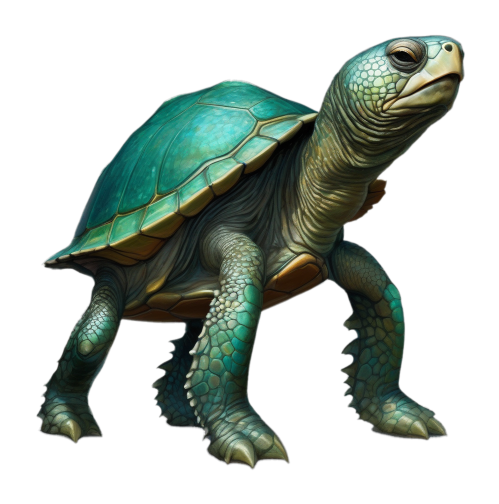
#> input picture tools/assets/ko-gen/sources/glimmaw-96303-cut.png, 998 x 1008 px (shown at 1/2 size)
$ python ko-rigonly.py out.png
#> lines starting #> are read from the running program, lines starting #| are printed output that depends on the picture
"""Rig-only KO frame generator (option A, ko-rigonly-plan r5).

Usage: python -I tools/assets/ko-gen/ko-rigonly.py <outdir> [hero ...]
Reads public/assets/img/map/<hero>Large.png (read-only), writes
<outdir>/<hero>_ko.png and <outdir>/sheet.png (before/after contact sheet).
Per-hero KO (art-director verdict 2026-11-20): fiara = flame-collapse (y 0.35,
ember red, faded tongues, sparks, scorch decal); treenoc = topple about the root
base (-80 deg then +4 settle, no squash); pax = same rotate, dropped to touch the
shadow; glimmaw = approved turtle cutout flipped (see R24_MODE). Every hero anchors at floor contact.
Base recipe: rotate -78 deg, y-squash 0.9, desaturate 25%, darken 15%,
soft ground shadow. Output canvas is padded so the whole body keeps a margin.
"""
import sys
from pathlib import Path
from PIL import Image, ImageChops, ImageEnhance, ImageFilter, ImageDraw

ROOT = Path(__file__).resolve().parents[3]
SRC = ROOT / "public/assets/img/map"
HEROES = ["glimmaw", "treenoc", "pax", "brazgor", "kindrel", "durrok", "hyalia", "zephra", "quarrak", "ouroth", "vortigal"]  # shipped set; fiara, umbrel, nykra, abyssor are parked and must be named explicitly
ANGLE, SQUASH, DESAT, DARK, MARGIN = -78, 0.9, 0.25, 0.15, 24
# Roster24 stills start from the rig's own source painting (the map/*Large.png of some of them is an older design): hero -> mode.
PORTRAIT_SRC = ROOT / "imgWorkArea/portrait-src"
# glimmaw: the approved turtle cutout, flipped onto its shell and leaned +18 so the shell rests on the shadow (lean -7 left it floating).
R24_MODE = {"brazgor": "flip", "kindrel": "side", "durrok": "flip", "hyalia": "flip", "nykra": "tip", "zephra": "tip", "abyssor": "tip",
            "quarrak": "flip", "umbrel": "tip", "glimmaw": "flip", "ouroth": "flip", "vortigal": "flip"}
# Umbrel/Ouroth/Vortigal (cut3 and the two ko cutouts, flat #808080, keyed by key_gray) are KO candidates, not shipped: umbrel tip -100 sink 8 puts the cap rim and a foot on the shadow; ouroth and vortigal flip (default lean).
# Heroes whose source is an art-director-approved rig-matching RGBA cutout (committed under sources/, provenance in sources/approval*.json).
SOURCES = Path(__file__).resolve().parent / "sources"
TIP_PARAMS = {"nykra": (-100, 0.85, 2), "umbrel": (-75, 0.85, 6)}  # angle, y-squash, sink
FLIP_LEAN = {"glimmaw": 18}  # degrees; default -7
CUTOUTS = {"quarrak": "quarrak-96214-cut.png", "umbrel": "umbrel-96104-cut3.png", "nykra": "nykra-94301-cut5.png", "glimmaw": "glimmaw-96303-cut.png",
            "ouroth": "ouroth-ko-cut.png", "vortigal": "vortigal-ko-cut.png"}


def key_gray(im: Image.Image, bg: int = 128, lo: int = 8, hi: int = 26) -> Image.Image:
    """Key a flat #808080 background (sources without alpha): soft ramp on max channel distance (lo..hi), including enclosed gaps. Sources that already have alpha pass through."""
    im = im.convert("RGBA")
    if im.getchannel("A").getextrema()[0] < 255:
        return im
    rgb = im.convert("RGB")
    chans = [ImageChops.difference(c, Image.new("L", im.size, bg)) for c in rgb.split()]
    d = ImageChops.lighter(ImageChops.lighter(chans[0], chans[1]), chans[2])
    alpha = d.point(lambda v: max(0, min(255, round((v - lo) * 255 / (hi - lo)))))  # global key: enclosed gaps between legs/coils are background too
    alpha = alpha.filter(ImageFilter.MinFilter(3)).filter(ImageFilter.MaxFilter(3))  # drop 1 px specks
    im.putalpha(alpha)
    return im


# New-hero cleanup only (shipped stills must stay byte-identical): per-hero source matte tweaks, applied after keying.
KEY_PARAMS = {"umbrel": (16, 40)}   # wider key (lo, hi): drops the grey ground haze round the feet
ERODE = {"ouroth": 1, "umbrel": 1}  # px alpha erode (MinFilter) to lose the grey fringe
CLOSE = {"umbrel": 6}               # px morphological close of the alpha: fills interior pinholes
FEATHER = {"umbrel": 0.5}           # px blur of the final alpha edge
TOP_PAD = {"vortigal": 8}           # extra canvas px above the body (talon tips)
NO_SHADOW = {"vortigal"}            # no baked ground shadow


def clean_matte(im: Image.Image, hero: str) -> Image.Image:
    a = im.getchannel("A")
    r = CLOSE.get(hero, 0)
    if r:
        a = ImageChops.lighter(a.filter(ImageFilter.MaxFilter(2 * r + 1)).filter(ImageFilter.MinFilter(2 * r + 1)), a)
    for _ in range(ERODE.get(hero, 0)):
        a = a.filter(ImageFilter.MinFilter(3))
    if FEATHER.get(hero):
        a = a.filter(ImageFilter.GaussianBlur(FEATHER[hero]))
    out = im.copy()
    out.putalpha(a)
    return out


def stage(body: Image.Image, sink: int = 2, scorch: bool = False, top_pad: int = 0, shadow: bool = True) -> Image.Image:
    """Put body on a canvas with a floor shadow; body bottom sinks `sink` px below floor line."""
    w, h = body.size
    cw, ch = w + 2 * MARGIN + 40, h + 2 * MARGIN + 20 + top_pad
    floor = ch - MARGIN - 6
    canvas = Image.new("RGBA", (cw, ch))
    if scorch:
        sc = Image.new("RGBA", (cw, ch))
        ImageDraw.Draw(sc).ellipse([MARGIN - 8, floor - 14, cw - MARGIN + 8, floor + 12], fill=(12, 6, 4, 235))
        canvas = Image.alpha_composite(canvas, sc.filter(ImageFilter.GaussianBlur(7)))
    if shadow:
        sh = Image.new("RGBA", (cw, ch))
        ImageDraw.Draw(sh).ellipse([(cw - w) // 2 - 6, floor - h * 0.08, (cw + w) // 2 + 6, floor + 10], fill=(0, 0, 0, 150))
        canvas = Image.alpha_composite(canvas, sh.filter(ImageFilter.GaussianBlur(8)))
    canvas.alpha_composite(body, ((cw - w) // 2, floor + sink - h))
    return canvas


def tint(im: Image.Image, desat: float, dark: float) -> Image.Image:
    a = im.getchannel("A")
    rgb = ImageEnhance.Brightness(ImageEnhance.Color(im.convert("RGB")).enhance(1 - desat)).enhance(1 - dark)
    out = rgb.convert("RGBA")
    out.putalpha(a)
    return out


# [44 lines left out: functions ko_fiara, ko_treenoc, not called in this run]


def ko_flip(src: Image.Image, sink: int = 2, lean: int = -7, hero: str = "") -> Image.Image:
    """Quadruped KO: rolled onto its back, legs in the air (a vertical flip about the floor line, small lean, y-squash), tinted."""
    im = src.convert("RGBA")
    im = im.crop(im.getbbox())
    flipped = im.transpose(Image.FLIP_TOP_BOTTOM)
    pad = Image.new("RGBA", (flipped.width + 120, flipped.height + 120))
    pad.paste(flipped, (60, 60))
    rot = pad.rotate(lean, resample=Image.BICUBIC, expand=True)
    rot = rot.crop(rot.getbbox())
    rot = rot.resize((rot.width, round(rot.height * 0.82)), Image.LANCZOS)
    return stage(tint(rot, 0.22, 0.14), sink=sink, top_pad=TOP_PAD.get(hero, 0), shadow=hero not in NO_SHADOW)


# [23 lines left out: functions ko_side, ko_tip, not called in this run]


def ko_frame(src: Image.Image, hero: str = "") -> Image.Image:
    if R24_MODE.get(hero) == "flip":
        return ko_flip(src, 2, FLIP_LEAN.get(hero, -7), hero)
    if R24_MODE.get(hero) == "tip":
        return ko_tip(src, *TIP_PARAMS.get(hero, ()))
    if R24_MODE.get(hero) == "side":
        return ko_side(src)
    if hero == "fiara":
        return ko_fiara(src)
    if hero == "treenoc":
        return ko_treenoc(src)
    im = src.convert("RGBA")
    pad = Image.new("RGBA", (im.width + 2 * MARGIN, im.height + 2 * MARGIN))
    pad.paste(im, (MARGIN, MARGIN))
    rot = pad.rotate(ANGLE, resample=Image.BICUBIC, expand=True)
    rot = rot.crop(rot.getbbox())
    rot = rot.resize((rot.width, max(1, round(rot.height * SQUASH))), Image.LANCZOS)
    a = rot.getchannel("A")
    rgb = ImageEnhance.Color(rot.convert("RGB")).enhance(1 - DESAT)
    rgb = ImageEnhance.Brightness(rgb).enhance(1 - DARK)
    body = rgb.convert("RGBA")
    body.putalpha(a)
    w, h = body.size
    cw, ch = w + 2 * MARGIN + 40, h + 2 * MARGIN + 20
    canvas = Image.new("RGBA", (cw, ch))
    bx, by = (cw - w) // 2, ch - MARGIN - h
    # soft ground shadow: ellipse under the body, blurred
    sh = Image.new("RGBA", (cw, ch))
    ImageDraw.Draw(sh).ellipse(
        [bx - 6, ch - MARGIN - h * 0.10, bx + w + 6, ch - MARGIN + h * 0.06],
        fill=(0, 0, 0, 150))
    sh = sh.filter(ImageFilter.GaussianBlur(10))
    canvas = Image.alpha_composite(canvas, sh)
    canvas.alpha_composite(body, (bx, by + (8 if hero == "pax" else 0)))
    return canvas


def main() -> None:
    out = Path(sys.argv[1])
    heroes = sys.argv[2:] or HEROES
    out.mkdir(parents=True, exist_ok=True)
    cell, rows = 460, []
    sheet = Image.new("RGBA", (cell * 2, cell * len(heroes)), (58, 62, 70, 255))
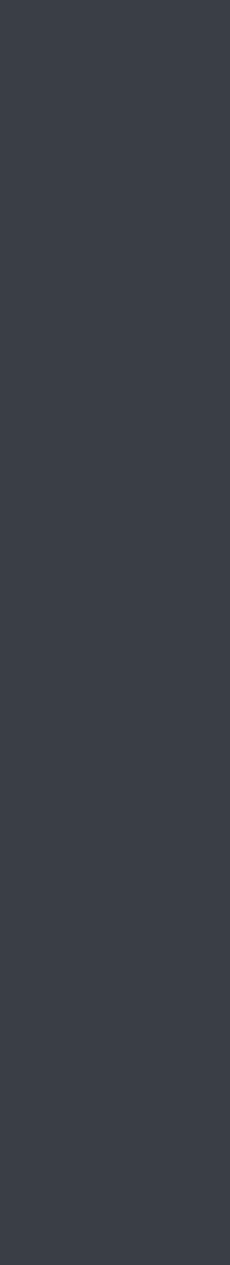
#> sheet: PIL image 920x5060 RGBA (shown at 1/4 size); mean R, G, B, A 58, 62, 70, 255
    d = ImageDraw.Draw(sheet)
    for i, h in enumerate(heroes):
        src = Image.open(SOURCES / CUTOUTS[h] if h in CUTOUTS else PORTRAIT_SRC / f"{h}.png" if h in R24_MODE else SRC / f"{h}Large.png")
#> src is the input picture: PIL image 998x1008 RGBA; mean R, G, B, A 103.5, 112.7, 106.1, 96.7
        src = clean_matte(key_gray(src, **dict(zip(("lo", "hi"), KEY_PARAMS.get(h, ())))), h) if h in CUTOUTS else src
        ko = ko_frame(src, h)
#> in ko_flip, `pad = Image.new("RGBA", (flipped.width + 120, flipped.height + 120))`: pad: PIL image 981x994 RGBA; every value is 0
#> in ko_flip, `pad.paste(flipped, (60, 60))`:
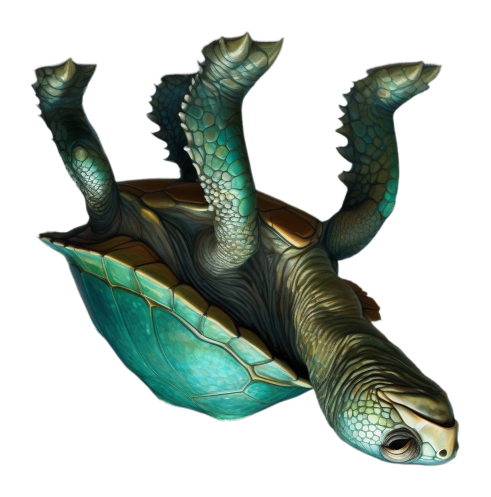
#> pad: PIL image 981x994 RGBA (shown at 1/2 size); mean R, G, B, A 73.5, 83, 76.2, 99.7; transparent parts drawn white
#> in ko_flip, `rot = rot.crop(rot.getbbox())`:
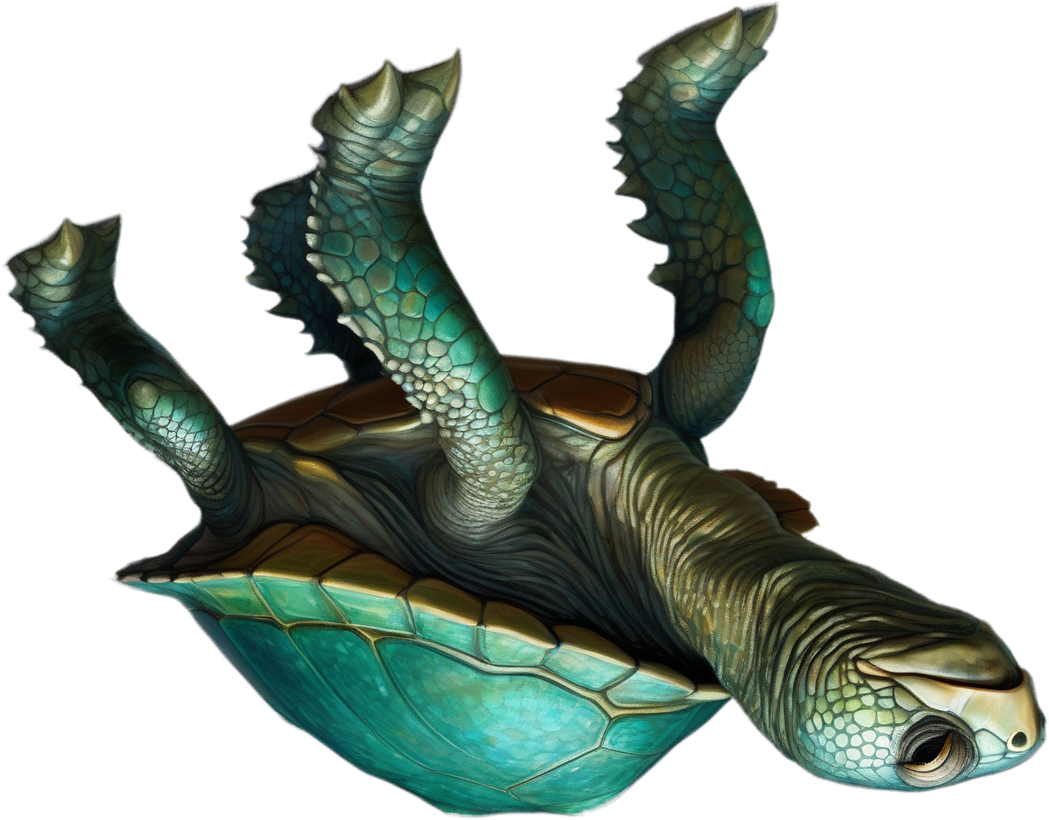
#> rot: PIL image 1049x820 RGBA; mean R, G, B, A 29.8, 40.5, 32.9, 113; transparent parts drawn white
#> in tint, `rgb = ImageEnhance.Brightness(ImageEnhance.Color(im.convert("RGB")).en..`:
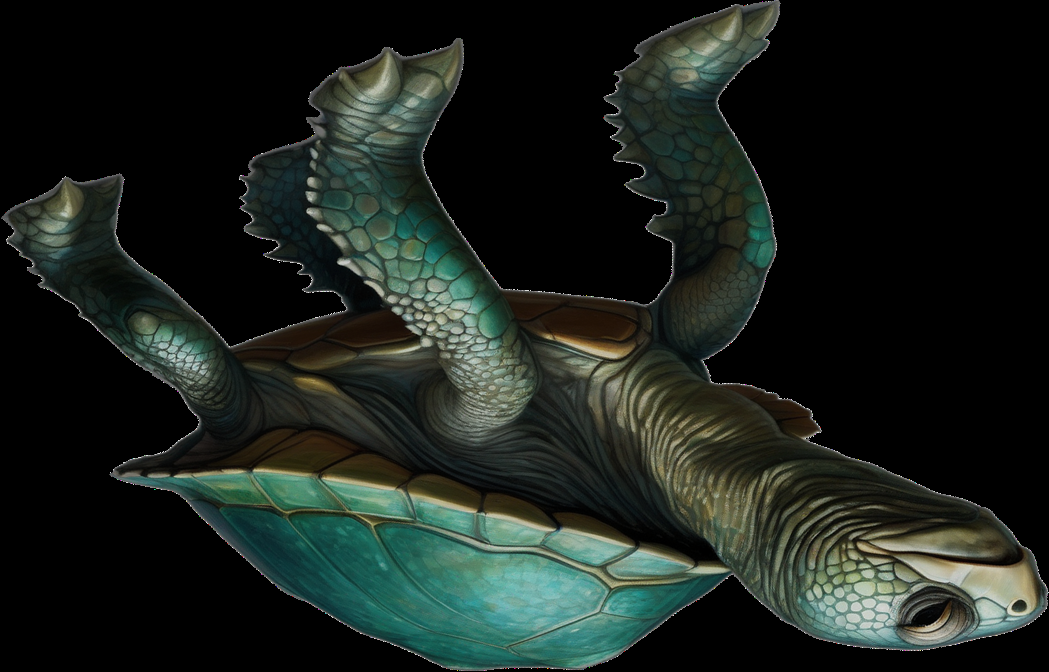
#> rgb: PIL image 1049x672 RGB; mean R, G, B 26.5, 33.7, 28.5
#> in tint, `out.putalpha(a)`:
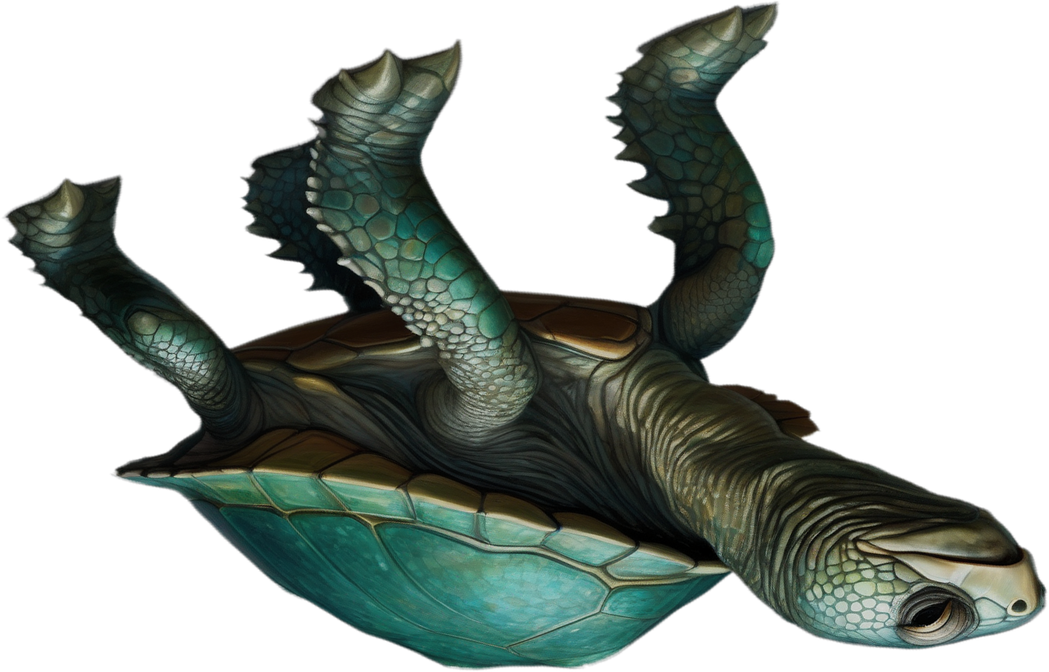
#> out: PIL image 1049x672 RGBA; mean R, G, B, A 26.5, 33.7, 28.5, 113; transparent parts drawn white
#> in stage, `w, h = body.size`: w = 1049; h = 672
#> in stage, `cw, ch = w + 2 * MARGIN + 40, h + 2 * MARGIN + 20 + top_pad`: cw = 1137; ch = 740
#> in stage, `floor = ch - MARGIN - 6`: floor = 710
#> in stage, `canvas = Image.new("RGBA", (cw, ch))`: canvas: PIL image 1137x740 RGBA; every value is 0
#> in stage, `canvas.alpha_composite(body, ((cw - w) // 2, floor + sink - h))`:
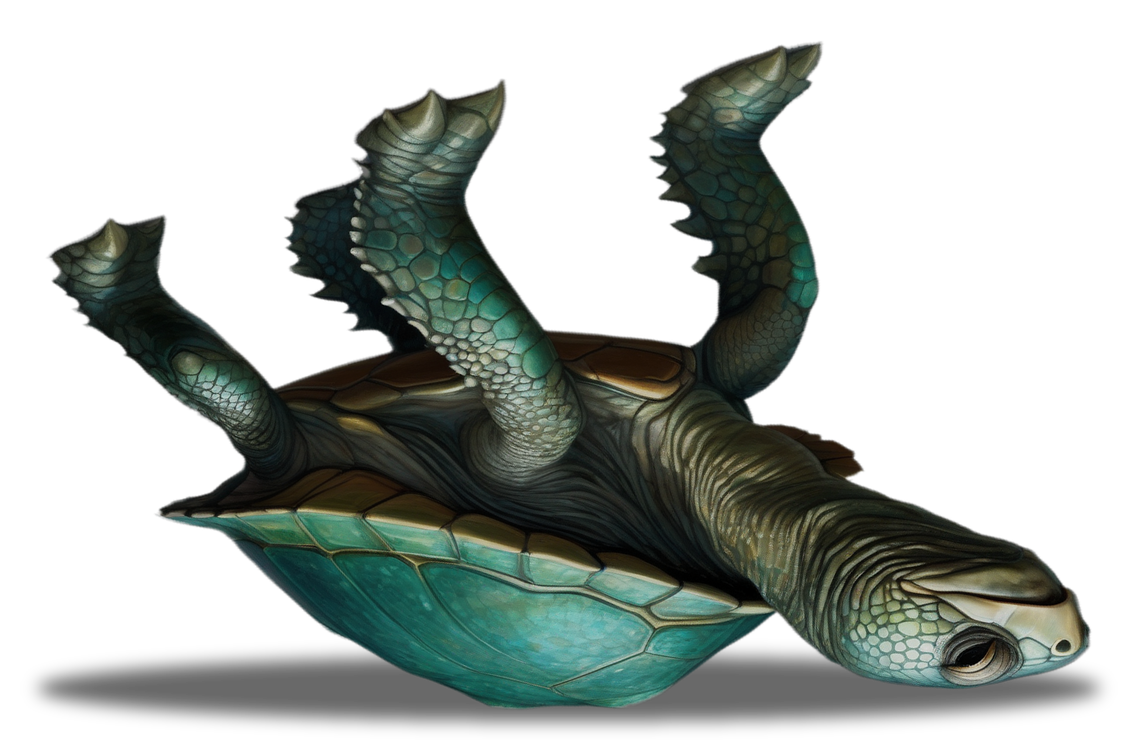
#> canvas: PIL image 1137x740 RGBA; mean R, G, B, A 22, 28.1, 23.7, 101.6; transparent parts drawn white
        ko.save(out / f"{h}_ko.png")
        for j, im in enumerate((src.convert("RGBA"), ko)):
            s = min(1.0, (cell - 40) / max(im.size))
            t = im.resize((round(im.width * s), round(im.height * s)), Image.LANCZOS)
            sheet.alpha_composite(t, (j * cell + (cell - t.width) // 2, i * cell + cell - 10 - t.height))
#> this loop made 2 passes
#> s on passes 1 to 2: 0.417, 0.369
#> pass 1, in main, `t = im.resize((round(im.width * s), round(im.height * s)), Image.LANCZ..`:
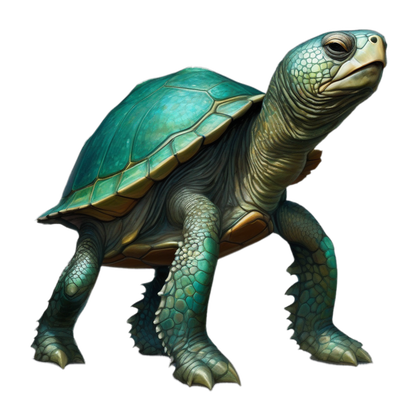
#> t: PIL image 416x420 RGBA; mean R, G, B, A 25.8, 35.1, 28.5, 96.7; transparent parts drawn white
        d.text((8, i * cell + 6), f"{h} before", fill="white")
        d.text((cell + 8, i * cell + 6), f"{h} KO rig-only", fill="white")
    sheet.convert("RGB").save(out.parent / "ko-sheet.png")


if __name__ == "__main__":
#> (the run stopped early here; a loop or call above may not have finished)
